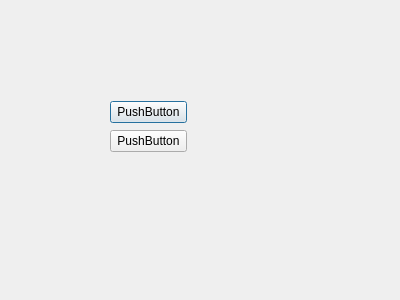
<?xml version="1.0" encoding="UTF-8"?>
<ui version="4.0">
 <class>Dialog</class>
 <widget class="QDialog" name="Dialog">
  <property name="geometry">
   <rect>
    <x>0</x>
    <y>0</y>
    <width>400</width>
    <height>300</height>
   </rect>
  </property>
  <property name="windowTitle">
   <string>Dialog</string>
  </property>
  <widget class="QWidget" name="">
   <property name="geometry">
    <rect>
     <x>110</x>
     <y>100</y>
     <width>77</width>
     <height>54</height>
    </rect>
   </property>
   <layout class="QVBoxLayout" name="verticalLayout">
    <item>
     <widget class="QPushButton" name="pushButton">
      <property name="text">
       <string>PushButton</string>
      </property>
     </widget>
    </item>
    <item>
     <widget class="QPushButton" name="pushButton_2">
      <property name="text">
       <string>PushButton</string>
      </property>
     </widget>
    </item>
   </layout>
  </widget>
 </widget>
 <resources/>
 <connections/>
</ui>
